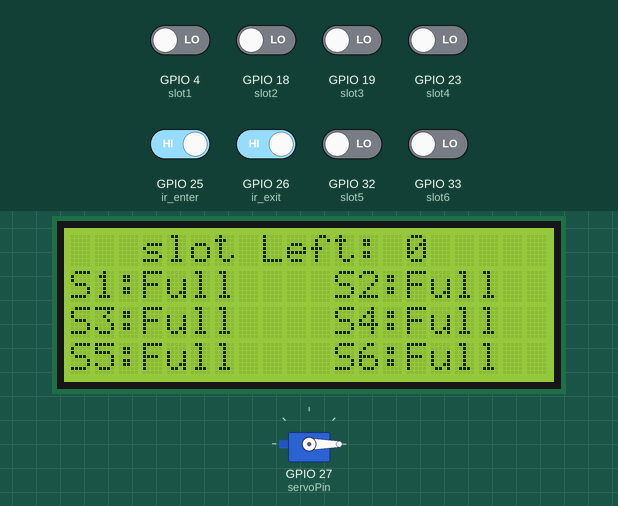
Bench run of a sketch on a simulated ESP32. Parts: servo, 20×4 character LCD. The test bench sets the inputs (shaded band); at power-on: GPIO 25 (ir_enter), GPIO 26 (ir_exit) HIGH, GPIO 4 (slot1), GPIO 18 (slot2), GPIO 19 (slot3), GPIO 23 (slot4), GPIO 32 (slot5), GPIO 33 (slot6) LOW. WiFi joins after 1.5 s; servers stay silent unless stated; what the sketch prints to the serial monitor is not drawn.

Above: at 4.5 s.
4.6 s: GPIO 4 (slot1) driven HIGH
At 5.4 s:
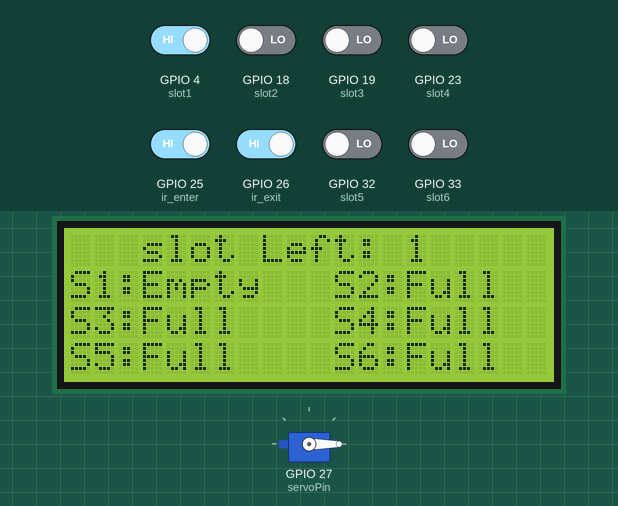
6.2 s: GPIO 18 (slot2) driven HIGH
At 7.5 s:
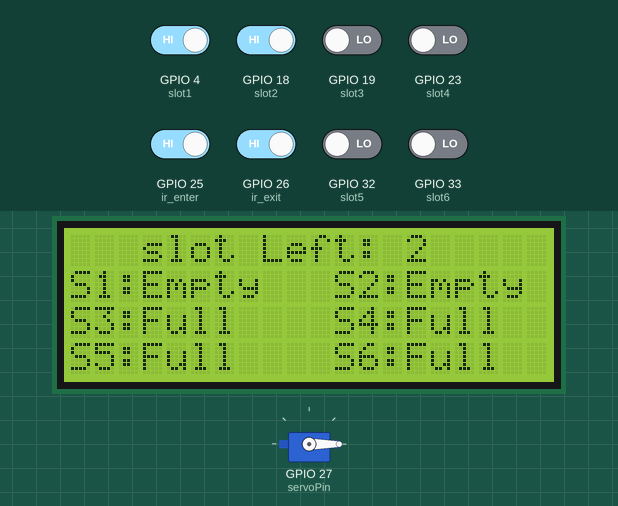
7.8 s: GPIO 19 (slot3) driven HIGH
At 8.5 s:
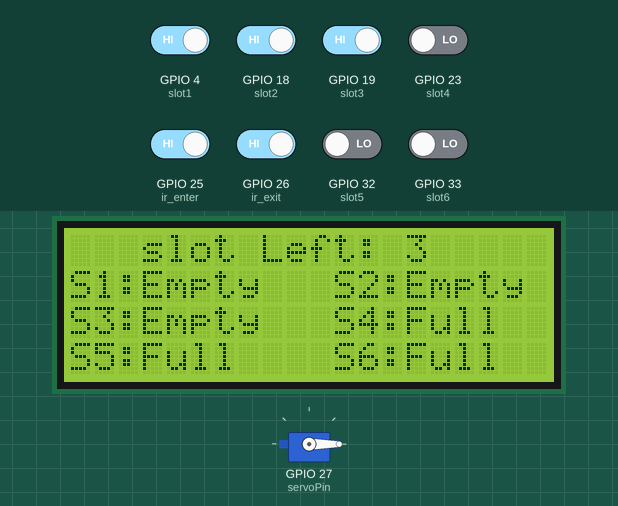
9.4 s: GPIO 23 (slot4) driven HIGH
At 10.6 s:
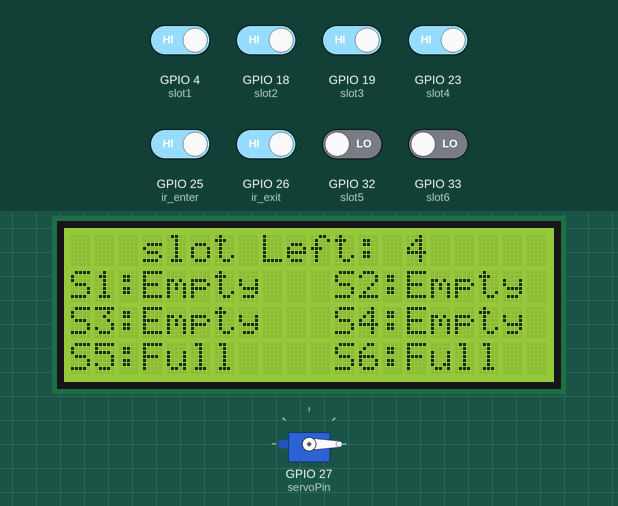
11.1 s: GPIO 32 (slot5) driven HIGH
At 12.4 s:
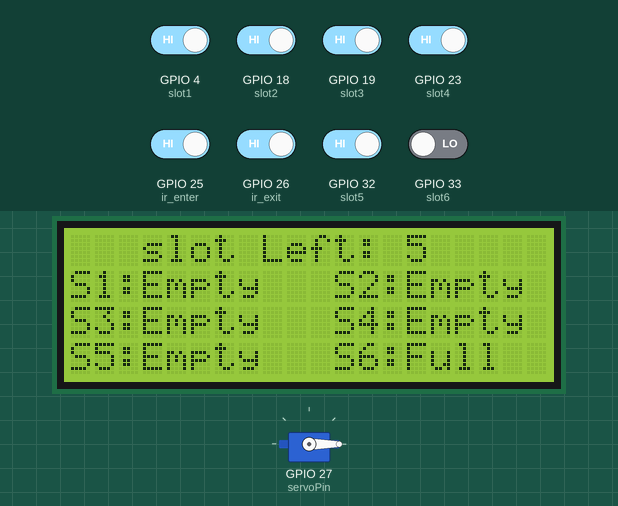
12.7 s: GPIO 33 (slot6) driven HIGH
At 13.6 s:
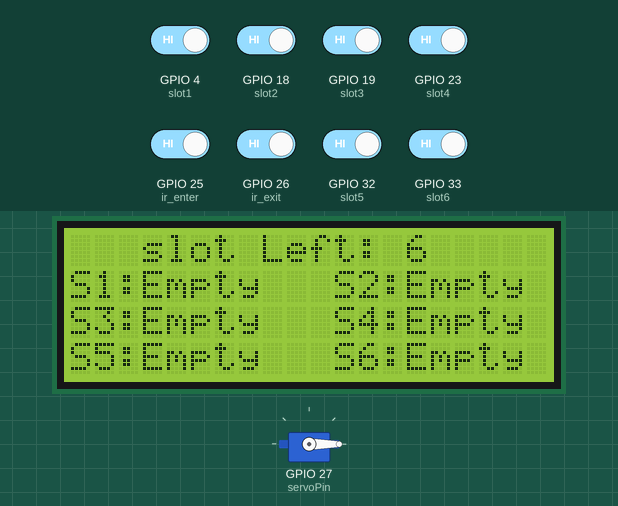
Timing chart, 0 to 15.3 s (numbered marks = the images above; inputs shaded):
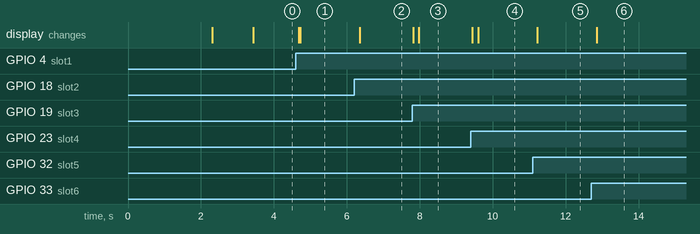

The sketch:

Car_Parking.ino
```cpp
#define BLYNK_TEMPLATE_ID "TMPL6px0nYxhr"
#define BLYNK_TEMPLATE_NAME "Smart Car parking"
#define BLYNK_AUTH_TOKEN "5nR3Gepmbi8r1njHGIe9VEFmn8Ys7N6t"

#define BLYNK_PRINT Serial
#include <WiFi.h>
#include <WiFiClient.h>
#include <BlynkSimpleEsp32.h>
#include <ESP32Servo.h>

#include <LiquidCrystal_I2C.h>

char auth[] = BLYNK_AUTH_TOKEN;
char ssid[] = "OPPO RENO 2";
char pass[] = "12345678";

LiquidCrystal_I2C lcd (0x3F, 20,4);

Servo myservo;

#define ir_enter 25
#define ir_exit  26

#define slot1 4
#define slot2 18
#define slot3 19
#define slot4 23
#define slot5 32
#define slot6 33


int S1=0, S2=0, S3=0, S4=0, S5=0, S6=0;
int servoPin = 27;


void setup(){
Serial.begin(9600);
WiFi.begin(ssid, pass);
  while (WiFi.status() != WL_CONNECTED) {
    delay(1000);
    Serial.println("Connecting to WiFi...");
  }

pinMode(slot1, INPUT);
pinMode(slot2, INPUT);
pinMode(slot3, INPUT);
pinMode(slot4, INPUT);
pinMode(slot5, INPUT);
pinMode(slot6, INPUT);


pinMode(ir_enter, INPUT);
pinMode(ir_exit, INPUT);

myservo.attach(servoPin);
myservo.write(0);

Blynk.begin(auth, ssid, pass);
lcd.begin ();
lcd.backlight ();


delay (1000);

Read_Sensor();


}

void loop(){

Blynk.run();
Read_Sensor();


lcd.setCursor (0,1);
if(S1==1){lcd.print("S1:Full ");

          Blynk.virtualWrite(V1, 255);}
     else{lcd.print("S1:Empty");

          Blynk.virtualWrite(V1, 0);}

lcd.setCursor (11,1);
if(S2==1){lcd.print("S2:Full ");

          Blynk.virtualWrite(V2, 255);}
     else{lcd.print("S2:Empty");

          Blynk.virtualWrite(V2, 0);}


lcd.setCursor (0,2);
if(S3==1){lcd.print("S3:Full ");

          Blynk.virtualWrite(V3, 255);}
     else{lcd.print("S3:Empty");

          Blynk.virtualWrite(V3, 0);}

lcd.setCursor (11,2);
if(S4==1){lcd.print("S4:Full ");

          Blynk.virtualWrite(V4, 255);}
     else{lcd.print("S4:Empty");

          Blynk.virtualWrite(V4, 0);}

lcd.setCursor (0,3);
if(S5==1){lcd.print("S5:Full ");

          Blynk.virtualWrite(V5, 255);}
     else{lcd.print("S5:Empty");

          Blynk.virtualWrite(V5, 0);}

lcd.setCursor (11,3);
if(S6==1){lcd.print("S6:Full ");

          Blynk.virtualWrite(V6, 255);}
     else{lcd.print("S6:Empty");

          Blynk.virtualWrite(V6, 0);}


if ((digitalRead (ir_enter) == LOW) && ((digitalRead (slot1) == HIGH) || (digitalRead (slot2) == HIGH) || (digitalRead (slot3) == HIGH) || (digitalRead (slot4) == HIGH) || (digitalRead (slot5) == HIGH)  || (digitalRead (slot6) == HIGH)  ))
  {
    myservo.write(90);
    delay(3000);
    myservo.write(0);
  }

if(digitalRead (ir_exit) == LOW) {
   myservo.write(90);
    delay(3000);
    myservo.write(0);
}

Read_Sensor();
int total = S1+S2+S3+S4+S5+S6;
int slot = 6-total;

lcd.setCursor (3,0);
lcd.print("slot Left: ");
lcd.print(slot);


delay(100);
}

void Read_Sensor(){
S1=0, S2=0, S3=0, S4=0, S5=0, S6=0;

if(digitalRead(slot1) == 0){S1=1;}
if(digitalRead(slot2) == 0){S2=1;}
if(digitalRead(slot3) == 0){S3=1;}
if(digitalRead(slot4) == 0){S4=1;}
if(digitalRead(slot5) == 0){S5=1;}
if(digitalRead(slot6)==0){S6=1;}
}
```

Measured:
- after the input at 4.6 s, the display: first changes after 0.08 s (image 1 shows a later state)
- after the input at 6.2 s, the display: changes after 0.15 s (image 2)
- after the input at 7.8 s, the display: first changes at once (image 3 shows a later state)
- after the input at 9.4 s, the display: first changes at once (image 4 shows a later state)
- after the input at 11.1 s, the display: changes after 0.13 s (image 5)
- after the input at 12.7 s, the display: changes after 0.15 s (image 6)
